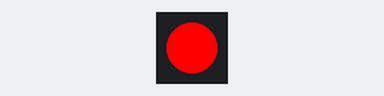
Recording of a sketch running on a simulated Arduino Uno, built with avr-gcc and run on an emulated ATmega328P. Parts: 1 RGB LEDs in strip order, left to right. What the sketch prints to the serial monitor is not drawn.

Above: at 0.12 s.
At 1.09 s:
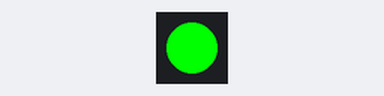
At 2.8 s:
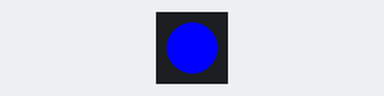
Timing chart, 0 to 3.1 s (numbered marks = the images above):
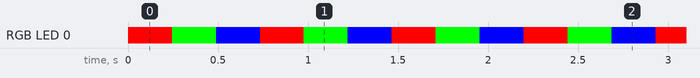

Measured:
- by itself, RGB LED 0: repeats every 0.73 s: RGB(0, 255, 0) 0.24 s, RGB(0, 0, 255) 0.24 s, RGB(255, 0, 0) 0.24 s
- by itself, everything shown: repeats every 0.73 s, in 3 steps

The sketch:

neopixel.ino
```cpp
#include <Adafruit_NeoPixel.h>

#define PIN 8

Adafruit_NeoPixel strip = Adafruit_NeoPixel(1, PIN, NEO_GRB + NEO_KHZ800);

void setup() {
  strip.begin();
  strip.show(); // Initialize all pixels to 'off'
  Serial.begin(9600);

}

void loop() {
  // Some example procedures showing how to display to the pixels:
  Serial.print(strip.numPixels());
  colorWipe(strip.Color(255, 0, 0), 500); // Red
  colorWipe(strip.Color(0, 255, 0), 500); // Green
  colorWipe(strip.Color(0, 0, 255), 500); // Blue
}

// Fill the dots one after the other with a color
void colorWipe(uint32_t c, uint8_t wait) {
  strip.setPixelColor(0, c);
  strip.show();
  delay(wait);
}
```
